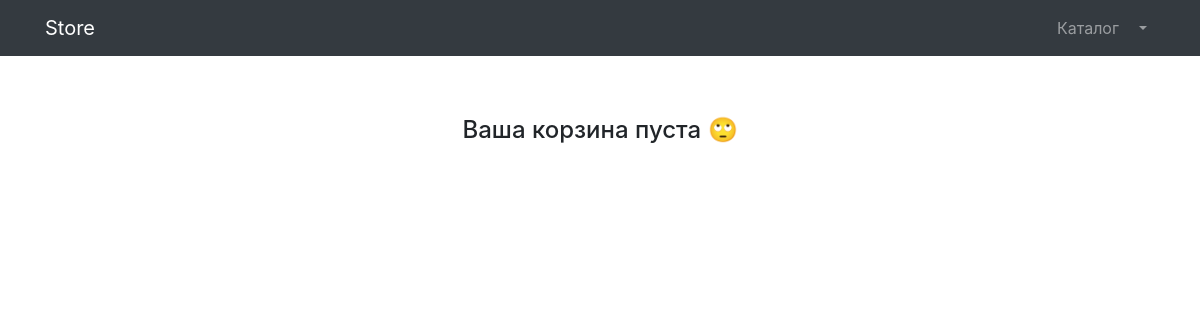
The page /products/basket/ (signed in) on the database as committed earlier.
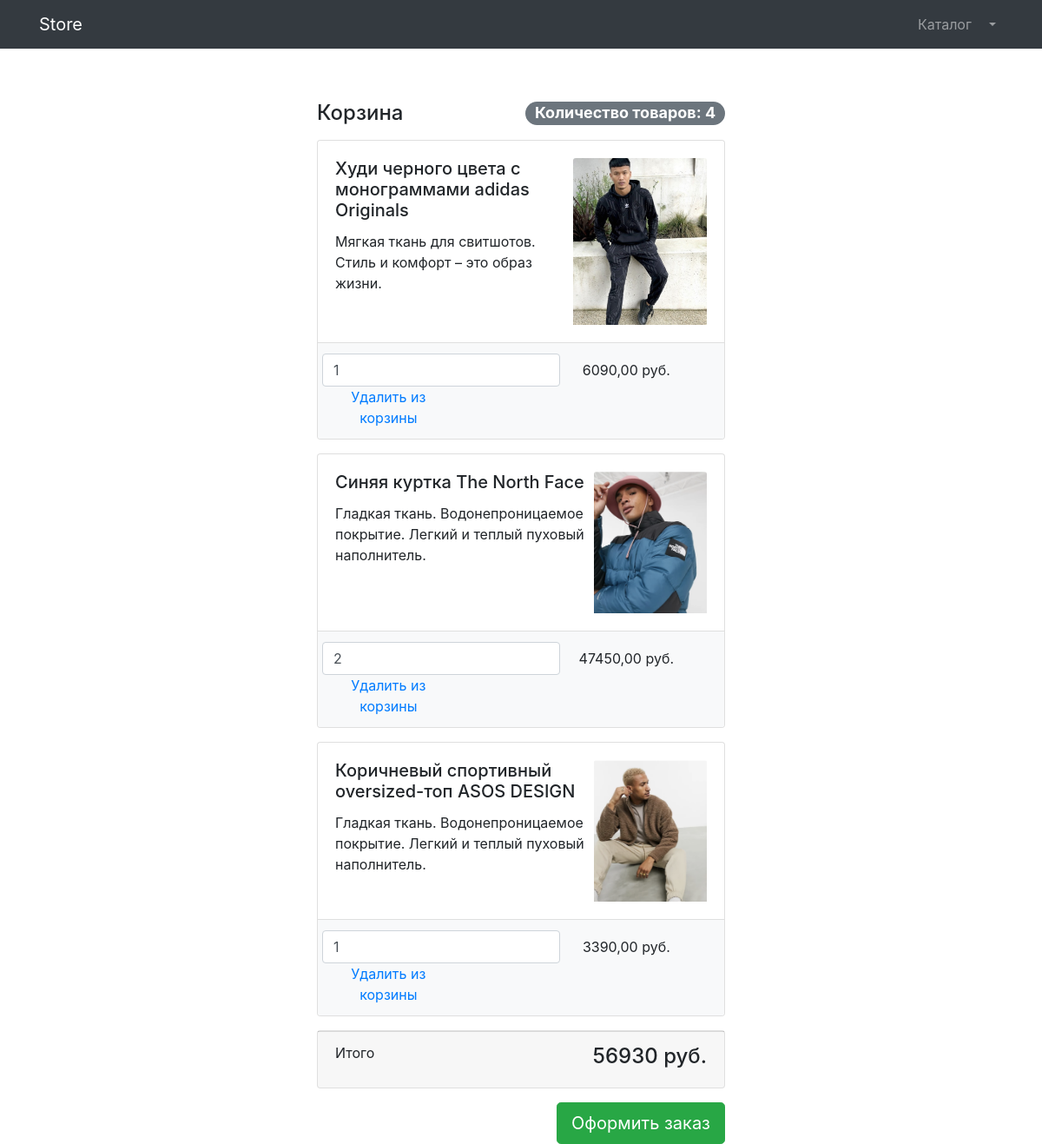
The same page on the database as committed later.
### products/models.py (models this page shows, shortened)
class BasketItem(models.Model):
    basket = models.ForeignKey(
        to=Basket, on_delete=models.CASCADE, related_name="items"
    )
    product = models.ForeignKey(to=Product, on_delete=models.CASCADE)
    quantity = models.PositiveIntegerField(default=1)
    class Meta:
        db_table = "basket_item"
        verbose_name = "Элемент корзины"
        verbose_name_plural = "Элементы корзины"
    def get_sum_price_items(self):
        return self.quantity * self.product.price

class Product(models.Model):
    name = models.CharField(max_length=128, verbose_name="Название")
    description = models.TextField(blank=True, null=True, verbose_name="Описание")
    price = models.DecimalField(max_digits=7, decimal_places=2, verbose_name="Цена")
    quantity = models.PositiveIntegerField(default=0, verbose_name="Количество товаров")
    image = models.ImageField(
        upload_to="products_images", db_index=True, verbose_name="Изображение"
    )
    cat = models.ForeignKey(
        to="ProductCategory",
        on_delete=models.CASCADE,
        blank=True,
        null=True,
        db_index=True,
        related_name="products",
        verbose_name="Категория",
    )
    basket = models.ForeignKey(
        to="Basket",
        on_delete=models.CASCADE,
        blank=True,
        null=True,
        related_name="products",
        verbose_name="Корзина",
    )
    class Meta:
        db_table = "product"
        verbose_name = "Продукт"
        verbose_name_plural = "Продукты"

### products/views.py (the view)
# urls.py: path("basket/", basket, name="basket"),
def basket(request):
    user = request.user
    basket = Basket.objects.filter(user=user).first()
    basket_items = basket.get_all_basket_items()
    total_price = basket.get_total_price()
    count_items = sum(item.quantity for item in basket_items)
    context = {
        "basket_items": basket_items,
        "total_price": total_price,
        "count": count_items,
    }
    return render(request, "products/basket.html", context=context)

### products/models.py (called while the page is built)
    def get_all_basket_items(self):
        return self.items.all().select_related("product")

    def get_total_price(self):
        return sum(
            int(item.get_sum_price_items()) for item in self.get_all_basket_items()
        )

### products/templates/products/basket.html (shortened to what this page needs)
{% extends "products/base.html" %}
{% load static %}
{% block content %}
	<div class="col-lg-5" style="margin: 0 auto; padding-top: 100px;">
		{% if basket_items %}
			<h4 class="mt-3 mb-3 d-flex justify-content-between align-items-center mb-3">
				Корзина <span class="badge badge-secondary badge-pill">Количество товаров: {{ count }}</span>
			</h4>
			{% for basket_item in basket_items %}
				<div class="card mb-3">
					<div class="card-body d-flex justify-content-between">
						<div style="max-width: 350px">
							<h5 class="card-title">{{ basket_item.product.name }}</h5>
							<p class="card-text">{{ basket_item.product.description }}</p>
						</div>
						<div>
							<a href="#">
								<img class="card-img-top" style="max-width: 300px"
									src="{{ basket_item.product.image.url }}"
									alt="image of product">
							</a>
						</div>
					</div>
					<ul class="list-group list-group-flush">
						<li class="list-group-item bg-light">
							<div class="row text-center d-flex align-items-center">
								<form action="{% url "products:update_basket_item_quantity" %}" method="post">
									<input name="quantity" type="number" class="form-control" value="{{ basket_item.quantity }}" min="0" onchange="this.form.submit()"``>
								</form>
								<div class="col-lg-4">{{ basket_item.get_sum_price_items }} руб.</div>
								<div class="col-lg-4">
									<a href="{% url "products:delete_bakset_item" basket_item.id %}">
										Удалить из корзины
									</a>
								</div>
							</div>
						</li>
					</ul>
				</div>
			{% endfor %}
			<div class="card mb-3">
				<div class="card-footer d-flex justify-content-between align-items-center">
					<p class="float-left">Итого</p>
					<h4 class="float-right">{{ total_price }} руб.</h4>
				</div>
			</div>
			<a class="btn btn-success btn-lg float-right" href="../orders/order-create.html">
				Оформить заказ
			</a>
		{% else %}
			<h4 class="mt-3 mb-3 text-center">
				Ваша корзина пуста 🙄
			</h4>
		{% endif %}
	</div>
{% endblock  %}

### products/templates/products/base.html (shortened to what this page needs)
{% load static %}
<!DOCTYPE html>
<html lang="en">
<head>
    <link href="{% static 'vendor/bootstrap/css/bootstrap.min.css' %}" rel="stylesheet">
</head>
<body>
	<nav class="navbar navbar-expand-lg navbar-dark bg-dark fixed-top">
		<div class="container">
			<a class="navbar-brand" href="/">Store</a>
			<div class="collapse navbar-collapse" id="navbarResponsive">
				<ul class="navbar-nav ml-auto">
					<li class="nav-item">
						<a class="nav-link" href="{% url "products:products" %}">Каталог  </a>
					</li>
					{% if user.is_authenticated %}
						<li class="nav-item dropdown">
							<a class="nav-link dropdown-toggle" href="#" id="navbarDropdown" role="button" data-bs-toggle="dropdown" aria-expanded="false">
							</a>
						</li>
					{% endif %}
				</ul>
			</div>
		</div>
	</nav>
	{% block content %}{% endblock  %}
</body>
</html>

Rows that differ between the two databases and show on the page:
added BasketItem: product.name "Худи черного цвета с монограммами adidas Originals", product.description "Мягкая ткань для свитшотов. Стиль и комфорт – это образ жизни.", product.image (picture), quantity "1", get_sum_price_items "6090,00"
added BasketItem: product.name "Синяя куртка The North Face", product.description "Гладкая ткань. Водонепроницаемое покрытие. Легкий и теплый пуховый наполнитель.", product.image (picture), quantity "2", get_sum_price_items "47450,00"
added BasketItem: product.name "Коричневый спортивный oversized-топ ASOS DESIGN", product.description "Гладкая ткань. Водонепроницаемое покрытие. Легкий и теплый пуховый наполнитель.", product.image (picture), quantity "1", get_sum_price_items "3390,00"
Other text that changed with them:
{{ count }}: (not shown) → "4"
{{ total_price }}: (not shown) → "56930"
text no longer shown: "Ваша корзина пуста 🙄"
text now shown: "Корзина Количество товаров: Итого руб. Оформить заказ"
